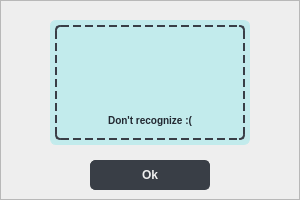
<?xml version="1.0" encoding="UTF-8"?>
<ui version="4.0">
 <class>Dialog_user_result</class>
 <widget class="QDialog" name="Dialog_user_result">
  <property name="geometry">
   <rect>
    <x>0</x>
    <y>0</y>
    <width>300</width>
    <height>200</height>
   </rect>
  </property>
  <property name="maximumSize">
   <size>
    <width>300</width>
    <height>200</height>
   </size>
  </property>
  <property name="windowTitle">
   <string>Dialog</string>
  </property>
  <widget class="QFrame" name="dialog_user_result_back">
   <property name="geometry">
    <rect>
     <x>0</x>
     <y>0</y>
     <width>300</width>
     <height>200</height>
    </rect>
   </property>
   <property name="styleSheet">
    <string notr="true">.QFrame {
	
	background-color: rgb(238, 238, 238);
}</string>
   </property>
   <property name="frameShape">
    <enum>QFrame::StyledPanel</enum>
   </property>
   <property name="frameShadow">
    <enum>QFrame::Raised</enum>
   </property>
   <widget class="QPushButton" name="dialog_user_result_ok_button">
    <property name="geometry">
     <rect>
      <x>90</x>
      <y>160</y>
      <width>120</width>
      <height>30</height>
     </rect>
    </property>
    <property name="styleSheet">
     <string notr="true">.QPushButton {
	background-color:  #393E46;
	color: #EEEEEE;
	font-size: 12px;
	font-weight: bold;
	border: 1px solid #393E46;
	border-radius: 5px;
}

.QPushButton:hover {
	background-color: #00ADB5;
	border-color:  #00ADB5;
}

.QPushButton:pressed {
	background-color: #222831;
}</string>
    </property>
    <property name="text">
     <string>Ok</string>
    </property>
   </widget>
   <widget class="QFrame" name="dialog_user_result_information_back">
    <property name="geometry">
     <rect>
      <x>50</x>
      <y>20</y>
      <width>200</width>
      <height>125</height>
     </rect>
    </property>
    <property name="styleSheet">
     <string notr="true">.QFrame {
	border: 1px solid #c2ebec;
	border-radius: 6px;
	background-color: #c2ebec;
}</string>
    </property>
    <property name="frameShape">
     <enum>QFrame::StyledPanel</enum>
    </property>
    <property name="frameShadow">
     <enum>QFrame::Raised</enum>
    </property>
    <widget class="QLabel" name="dialog_user_result_information_frame">
     <property name="geometry">
      <rect>
       <x>5</x>
       <y>5</y>
       <width>190</width>
       <height>115</height>
      </rect>
     </property>
     <property name="styleSheet">
      <string notr="true">.QLabel {
	border: 2px dashed #393E46;
	border-radius: 5px;
	padding: 40px;
}</string>
     </property>
     <property name="text">
      <string/>
     </property>
    </widget>
    <widget class="QLabel" name="dialog_user_result_information_frame_text_label">
     <property name="geometry">
      <rect>
       <x>5</x>
       <y>80</y>
       <width>190</width>
       <height>40</height>
      </rect>
     </property>
     <property name="styleSheet">
      <string notr="true">.QLabel {
	font-size: 10px;
	font-weight: bold;
	text-align: center;
	color: #222831
}</string>
     </property>
     <property name="text">
      <string>Don't recognize :(</string>
     </property>
     <property name="alignment">
      <set>Qt::AlignCenter</set>
     </property>
    </widget>
    <widget class="QLabel" name="dialog_user_result_information_pixmap">
     <property name="geometry">
      <rect>
       <x>70</x>
       <y>20</y>
       <width>60</width>
       <height>60</height>
      </rect>
     </property>
     <property name="styleSheet">
      <string notr="true"/>
     </property>
     <property name="text">
      <string/>
     </property>
     <property name="pixmap">
      <pixmap resource="resource/resources.qrc">:/icons/icons/icons8-unavailable-384.png</pixmap>
     </property>
     <property name="scaledContents">
      <bool>true</bool>
     </property>
    </widget>
   </widget>
  </widget>
 </widget>
 <resources>
  <include location="resource/resources.qrc"/>
 </resources>
 <connections/>
</ui>
